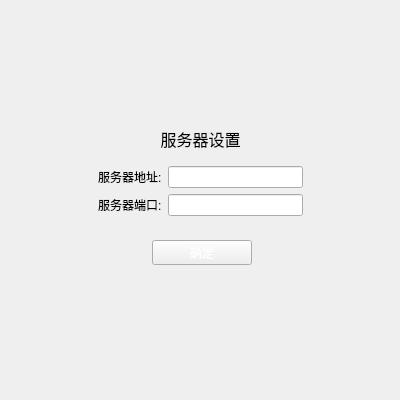
<?xml version="1.0" encoding="UTF-8"?>
<ui version="4.0">
 <class>Login</class>
 <widget class="QDialog" name="Login">
  <property name="geometry">
   <rect>
    <x>0</x>
    <y>0</y>
    <width>400</width>
    <height>400</height>
   </rect>
  </property>
  <property name="windowTitle">
   <string>Dialog</string>
  </property>
  <layout class="QVBoxLayout" name="verticalLayout">
   <property name="spacing">
    <number>0</number>
   </property>
   <property name="leftMargin">
    <number>0</number>
   </property>
   <property name="topMargin">
    <number>0</number>
   </property>
   <property name="rightMargin">
    <number>0</number>
   </property>
   <property name="bottomMargin">
    <number>0</number>
   </property>
   <item>
    <widget class="Title_Wg" name="title_widget" native="true"/>
   </item>
   <item>
    <widget class="QStackedWidget" name="stackedWidget">
     <property name="currentIndex">
      <number>2</number>
     </property>
     <widget class="QWidget" name="login_page">
      <layout class="QVBoxLayout" name="verticalLayout_3">
       <item>
        <spacer name="verticalSpacer">
         <property name="orientation">
          <enum>Qt::Vertical</enum>
         </property>
         <property name="sizeHint" stdset="0">
          <size>
           <width>20</width>
           <height>40</height>
          </size>
         </property>
        </spacer>
       </item>
       <item>
        <widget class="QWidget" name="widget" native="true">
         <layout class="QHBoxLayout" name="horizontalLayout">
          <item>
           <spacer name="horizontalSpacer_3">
            <property name="orientation">
             <enum>Qt::Horizontal</enum>
            </property>
            <property name="sizeHint" stdset="0">
             <size>
              <width>40</width>
              <height>20</height>
             </size>
            </property>
           </spacer>
          </item>
          <item>
           <widget class="QWidget" name="widget_2" native="true">
            <layout class="QVBoxLayout" name="verticalLayout_2">
             <item>
              <widget class="QLabel" name="label">
               <property name="font">
                <font>
                 <pointsize>12</pointsize>
                </font>
               </property>
               <property name="text">
                <string>用户登录</string>
               </property>
               <property name="alignment">
                <set>Qt::AlignCenter</set>
               </property>
              </widget>
             </item>
             <item>
              <widget class="QWidget" name="widget_3" native="true">
               <layout class="QGridLayout" name="gridLayout">
                <item row="1" column="0">
                 <spacer name="verticalSpacer_3">
                  <property name="orientation">
                   <enum>Qt::Vertical</enum>
                  </property>
                  <property name="sizeType">
                   <enum>QSizePolicy::Fixed</enum>
                  </property>
                  <property name="sizeHint" stdset="0">
                   <size>
                    <width>20</width>
                    <height>10</height>
                   </size>
                  </property>
                 </spacer>
                </item>
                <item row="2" column="2">
                 <widget class="QLineEdit" name="password"/>
                </item>
                <item row="0" column="2">
                 <widget class="QLineEdit" name="user"/>
                </item>
                <item row="0" column="0">
                 <widget class="QLabel" name="label_2">
                  <property name="text">
                   <string>用户名:</string>
                  </property>
                 </widget>
                </item>
                <item row="2" column="0">
                 <widget class="QLabel" name="label_3">
                  <property name="text">
                   <string>密码：</string>
                  </property>
                 </widget>
                </item>
                <item row="0" column="1">
                 <spacer name="horizontalSpacer_5">
                  <property name="orientation">
                   <enum>Qt::Horizontal</enum>
                  </property>
                  <property name="sizeType">
                   <enum>QSizePolicy::Fixed</enum>
                  </property>
                  <property name="sizeHint" stdset="0">
                   <size>
                    <width>10</width>
                    <height>20</height>
                   </size>
                  </property>
                 </spacer>
                </item>
               </layout>
              </widget>
             </item>
             <item>
              <widget class="QWidget" name="widget_4" native="true">
               <layout class="QHBoxLayout" name="horizontalLayout_2">
                <item>
                 <widget class="QCheckBox" name="remember">
                  <property name="text">
                   <string>记住密码</string>
                  </property>
                 </widget>
                </item>
                <item>
                 <widget class="QToolButton" name="toolButton">
                  <property name="styleSheet">
                   <string notr="true">color: rgb(255, 170, 0);
font: 9pt &quot;Microsoft YaHei UI&quot;;
text-decoration: underline;</string>
                  </property>
                  <property name="text">
                   <string>没有账号，请注册</string>
                  </property>
                  <property name="autoRaise">
                   <bool>true</bool>
                  </property>
                 </widget>
                </item>
               </layout>
              </widget>
             </item>
             <item>
              <widget class="QWidget" name="widget_5" native="true">
               <layout class="QHBoxLayout" name="horizontalLayout_3">
                <item>
                 <spacer name="horizontalSpacer">
                  <property name="orientation">
                   <enum>Qt::Horizontal</enum>
                  </property>
                  <property name="sizeHint" stdset="0">
                   <size>
                    <width>58</width>
                    <height>20</height>
                   </size>
                  </property>
                 </spacer>
                </item>
                <item>
                 <widget class="QToolButton" name="toolButton_2">
                  <property name="minimumSize">
                   <size>
                    <width>100</width>
                    <height>20</height>
                   </size>
                  </property>
                  <property name="maximumSize">
                   <size>
                    <width>200</width>
                    <height>50</height>
                   </size>
                  </property>
                  <property name="styleSheet">
                   <string notr="true">border-image: url(:/images/balckButton.png);
color: rgb(255, 255, 255);
font: 10pt &quot;Microsoft YaHei UI&quot;;</string>
                  </property>
                  <property name="text">
                   <string>登录</string>
                  </property>
                 </widget>
                </item>
                <item>
                 <spacer name="horizontalSpacer_2">
                  <property name="orientation">
                   <enum>Qt::Horizontal</enum>
                  </property>
                  <property name="sizeHint" stdset="0">
                   <size>
                    <width>58</width>
                    <height>20</height>
                   </size>
                  </property>
                 </spacer>
                </item>
               </layout>
              </widget>
             </item>
            </layout>
           </widget>
          </item>
          <item>
           <spacer name="horizontalSpacer_4">
            <property name="orientation">
             <enum>Qt::Horizontal</enum>
            </property>
            <property name="sizeHint" stdset="0">
             <size>
              <width>40</width>
              <height>20</height>
             </size>
            </property>
           </spacer>
          </item>
         </layout>
        </widget>
       </item>
       <item>
        <spacer name="verticalSpacer_2">
         <property name="orientation">
          <enum>Qt::Vertical</enum>
         </property>
         <property name="sizeHint" stdset="0">
          <size>
           <width>20</width>
           <height>15</height>
          </size>
         </property>
        </spacer>
       </item>
      </layout>
     </widget>
     <widget class="QWidget" name="reg_page">
      <layout class="QVBoxLayout" name="verticalLayout_6">
       <item>
        <spacer name="verticalSpacer_10">
         <property name="orientation">
          <enum>Qt::Vertical</enum>
         </property>
         <property name="sizeHint" stdset="0">
          <size>
           <width>20</width>
           <height>10</height>
          </size>
         </property>
        </spacer>
       </item>
       <item>
        <widget class="QWidget" name="widget_10" native="true">
         <layout class="QHBoxLayout" name="horizontalLayout_8">
          <item>
           <spacer name="horizontalSpacer_15">
            <property name="orientation">
             <enum>Qt::Horizontal</enum>
            </property>
            <property name="sizeHint" stdset="0">
             <size>
              <width>26</width>
              <height>20</height>
             </size>
            </property>
           </spacer>
          </item>
          <item>
           <widget class="QWidget" name="widget_11" native="true">
            <layout class="QVBoxLayout" name="verticalLayout_5">
             <item>
              <spacer name="verticalSpacer_8">
               <property name="orientation">
                <enum>Qt::Vertical</enum>
               </property>
               <property name="sizeHint" stdset="0">
                <size>
                 <width>20</width>
                 <height>40</height>
                </size>
               </property>
              </spacer>
             </item>
             <item>
              <widget class="QLabel" name="label_7">
               <property name="font">
                <font>
                 <pointsize>12</pointsize>
                </font>
               </property>
               <property name="text">
                <string>用户注册</string>
               </property>
               <property name="alignment">
                <set>Qt::AlignCenter</set>
               </property>
              </widget>
             </item>
             <item>
              <widget class="QWidget" name="widget_12" native="true">
               <layout class="QGridLayout" name="gridLayout_3">
                <item row="0" column="0">
                 <widget class="QLabel" name="label_8">
                  <property name="text">
                   <string>用户名:</string>
                  </property>
                 </widget>
                </item>
                <item row="0" column="1">
                 <widget class="QLineEdit" name="reg_user"/>
                </item>
                <item row="1" column="0">
                 <widget class="QLabel" name="label_9">
                  <property name="text">
                   <string>昵称：</string>
                  </property>
                 </widget>
                </item>
                <item row="1" column="1">
                 <widget class="QLineEdit" name="reg_nick"/>
                </item>
                <item row="2" column="0">
                 <widget class="QLabel" name="label_10">
                  <property name="text">
                   <string>密码：</string>
                  </property>
                 </widget>
                </item>
                <item row="2" column="1">
                 <widget class="QLineEdit" name="reg_pw"/>
                </item>
                <item row="3" column="0">
                 <widget class="QLabel" name="label_11">
                  <property name="text">
                   <string>确认密码：</string>
                  </property>
                 </widget>
                </item>
                <item row="3" column="1">
                 <widget class="QLineEdit" name="reg_conf"/>
                </item>
                <item row="4" column="0">
                 <widget class="QLabel" name="label_12">
                  <property name="text">
                   <string>电话：</string>
                  </property>
                 </widget>
                </item>
                <item row="4" column="1">
                 <widget class="QLineEdit" name="reg_phone"/>
                </item>
                <item row="5" column="0">
                 <widget class="QLabel" name="label_13">
                  <property name="text">
                   <string>邮箱：</string>
                  </property>
                 </widget>
                </item>
                <item row="5" column="1">
                 <widget class="QLineEdit" name="reg_mail"/>
                </item>
               </layout>
              </widget>
             </item>
             <item>
              <widget class="QWidget" name="widget_13" native="true">
               <layout class="QHBoxLayout" name="horizontalLayout_7">
                <item>
                 <spacer name="horizontalSpacer_12">
                  <property name="orientation">
                   <enum>Qt::Horizontal</enum>
                  </property>
                  <property name="sizeHint" stdset="0">
                   <size>
                    <width>60</width>
                    <height>20</height>
                   </size>
                  </property>
                 </spacer>
                </item>
                <item>
                 <widget class="QToolButton" name="toolButton_4">
                  <property name="minimumSize">
                   <size>
                    <width>100</width>
                    <height>20</height>
                   </size>
                  </property>
                  <property name="maximumSize">
                   <size>
                    <width>200</width>
                    <height>50</height>
                   </size>
                  </property>
                  <property name="styleSheet">
                   <string notr="true">border-image: url(:/images/balckButton.png);
color: rgb(255, 255, 255);
font: 10pt &quot;Microsoft YaHei UI&quot;;</string>
                  </property>
                  <property name="text">
                   <string>注册</string>
                  </property>
                 </widget>
                </item>
                <item>
                 <spacer name="horizontalSpacer_13">
                  <property name="orientation">
                   <enum>Qt::Horizontal</enum>
                  </property>
                  <property name="sizeHint" stdset="0">
                   <size>
                    <width>60</width>
                    <height>20</height>
                   </size>
                  </property>
                 </spacer>
                </item>
               </layout>
              </widget>
             </item>
             <item>
              <spacer name="verticalSpacer_7">
               <property name="orientation">
                <enum>Qt::Vertical</enum>
               </property>
               <property name="sizeHint" stdset="0">
                <size>
                 <width>20</width>
                 <height>40</height>
                </size>
               </property>
              </spacer>
             </item>
            </layout>
           </widget>
          </item>
          <item>
           <spacer name="horizontalSpacer_14">
            <property name="orientation">
             <enum>Qt::Horizontal</enum>
            </property>
            <property name="sizeHint" stdset="0">
             <size>
              <width>26</width>
              <height>20</height>
             </size>
            </property>
           </spacer>
          </item>
         </layout>
        </widget>
       </item>
       <item>
        <spacer name="verticalSpacer_9">
         <property name="orientation">
          <enum>Qt::Vertical</enum>
         </property>
         <property name="sizeHint" stdset="0">
          <size>
           <width>20</width>
           <height>10</height>
          </size>
         </property>
        </spacer>
       </item>
      </layout>
     </widget>
     <widget class="QWidget" name="set_page">
      <layout class="QHBoxLayout" name="horizontalLayout_6">
       <item>
        <widget class="QWidget" name="widget_6" native="true">
         <layout class="QHBoxLayout" name="horizontalLayout_5">
          <item>
           <spacer name="horizontalSpacer_11">
            <property name="orientation">
             <enum>Qt::Horizontal</enum>
            </property>
            <property name="sizeHint" stdset="0">
             <size>
              <width>92</width>
              <height>20</height>
             </size>
            </property>
           </spacer>
          </item>
          <item>
           <widget class="QWidget" name="widget_7" native="true">
            <layout class="QVBoxLayout" name="verticalLayout_4">
             <item>
              <spacer name="verticalSpacer_5">
               <property name="orientation">
                <enum>Qt::Vertical</enum>
               </property>
               <property name="sizeHint" stdset="0">
                <size>
                 <width>20</width>
                 <height>40</height>
                </size>
               </property>
              </spacer>
             </item>
             <item>
              <widget class="QLabel" name="label_4">
               <property name="font">
                <font>
                 <pointsize>12</pointsize>
                </font>
               </property>
               <property name="text">
                <string>服务器设置</string>
               </property>
               <property name="alignment">
                <set>Qt::AlignCenter</set>
               </property>
              </widget>
             </item>
             <item>
              <widget class="QWidget" name="widget_8" native="true">
               <layout class="QGridLayout" name="gridLayout_2">
                <item row="0" column="0">
                 <widget class="QLabel" name="label_5">
                  <property name="text">
                   <string>服务器地址:</string>
                  </property>
                 </widget>
                </item>
                <item row="1" column="0">
                 <widget class="QLabel" name="label_6">
                  <property name="text">
                   <string>服务器端口:</string>
                  </property>
                 </widget>
                </item>
                <item row="1" column="1">
                 <widget class="QLineEdit" name="port"/>
                </item>
                <item row="0" column="1">
                 <widget class="QLineEdit" name="ip"/>
                </item>
               </layout>
              </widget>
             </item>
             <item>
              <widget class="QWidget" name="widget_9" native="true">
               <layout class="QHBoxLayout" name="horizontalLayout_4">
                <item>
                 <spacer name="horizontalSpacer_7">
                  <property name="orientation">
                   <enum>Qt::Horizontal</enum>
                  </property>
                  <property name="sizeHint" stdset="0">
                   <size>
                    <width>69</width>
                    <height>20</height>
                   </size>
                  </property>
                 </spacer>
                </item>
                <item>
                 <widget class="QToolButton" name="toolButton_3">
                  <property name="minimumSize">
                   <size>
                    <width>100</width>
                    <height>20</height>
                   </size>
                  </property>
                  <property name="maximumSize">
                   <size>
                    <width>200</width>
                    <height>50</height>
                   </size>
                  </property>
                  <property name="styleSheet">
                   <string notr="true">border-image: url(:/images/balckButton.png);
color: rgb(255, 255, 255);
font: 10pt &quot;Microsoft YaHei UI&quot;;</string>
                  </property>
                  <property name="text">
                   <string>确定</string>
                  </property>
                 </widget>
                </item>
                <item>
                 <spacer name="horizontalSpacer_6">
                  <property name="orientation">
                   <enum>Qt::Horizontal</enum>
                  </property>
                  <property name="sizeHint" stdset="0">
                   <size>
                    <width>66</width>
                    <height>20</height>
                   </size>
                  </property>
                 </spacer>
                </item>
               </layout>
              </widget>
             </item>
             <item>
              <spacer name="verticalSpacer_4">
               <property name="orientation">
                <enum>Qt::Vertical</enum>
               </property>
               <property name="sizeHint" stdset="0">
                <size>
                 <width>20</width>
                 <height>40</height>
                </size>
               </property>
              </spacer>
             </item>
            </layout>
           </widget>
          </item>
          <item>
           <spacer name="horizontalSpacer_10">
            <property name="orientation">
             <enum>Qt::Horizontal</enum>
            </property>
            <property name="sizeHint" stdset="0">
             <size>
              <width>91</width>
              <height>20</height>
             </size>
            </property>
           </spacer>
          </item>
         </layout>
        </widget>
       </item>
      </layout>
     </widget>
    </widget>
   </item>
  </layout>
 </widget>
 <customwidgets>
  <customwidget>
   <class>Title_Wg</class>
   <extends>QWidget</extends>
   <header location="global">title_wg.h</header>
   <container>1</container>
  </customwidget>
 </customwidgets>
 <tabstops>
  <tabstop>user</tabstop>
  <tabstop>password</tabstop>
  <tabstop>remember</tabstop>
  <tabstop>toolButton</tabstop>
  <tabstop>toolButton_2</tabstop>
  <tabstop>reg_user</tabstop>
  <tabstop>reg_nick</tabstop>
  <tabstop>reg_pw</tabstop>
  <tabstop>reg_conf</tabstop>
  <tabstop>reg_phone</tabstop>
  <tabstop>reg_mail</tabstop>
  <tabstop>toolButton_4</tabstop>
  <tabstop>ip</tabstop>
  <tabstop>port</tabstop>
  <tabstop>toolButton_3</tabstop>
 </tabstops>
 <resources/>
 <connections/>
</ui>
